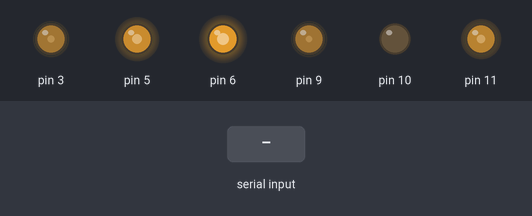
Recording of a sketch running on a simulated Arduino Uno, built with avr-gcc and run on an emulated ATmega328P. Shown: output pins drawn as LEDs (lit = HIGH). The test bench sets the inputs (shaded band). Pins used as bus, display or sensor lines are not drawn; what the sketch prints to the serial monitor is not drawn.

Above: at 1.2 s.
1.3 s: "90,45\n" received over Serial
At 2.4 s:
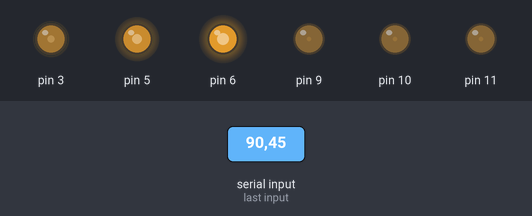
2.8 s: "30,150\n" received over Serial
At 3.4 s:
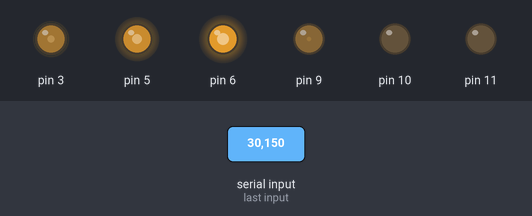
4.3 s: "1\n" received over Serial
At 5.7 s:
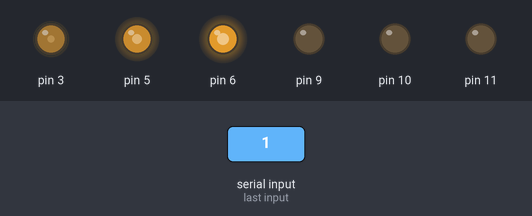
Timing chart, 0 to 7.3 s (numbered marks = the images above; inputs shaded):
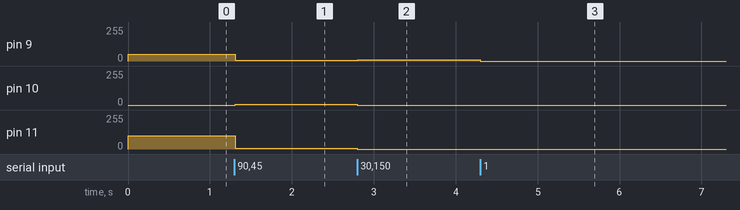

Measured:
- after the input at 1.3 s, pin 9: 50/255 → 7/255 at once; pin 10: 0/255 → 7/255 at once; pin 11: 100/255 → 7/255 at once
- after the input at 2.8 s, pin 9: 7/255 → 10/255 at once; pin 10, pin 11: 7/255 → 0/255 at once
- after the input at 4.3 s, pin 9: 10/255 → 0/255 at once

The sketch:

eye-detection.ino
```cpp
// Serial read(1)=49
// serial read(0)=48

#include <LiquidCrystal.h>
LiquidCrystal lcd(13,12,8,7,4,2);
void apply(int r, int g, int b){
	analogWrite(10,r);
	analogWrite(11,g);
	analogWrite(9,b);
}
void screenApply(int r, int g, int b){
	analogWrite(3, 255-g);
	analogWrite(5, 255-b);
	analogWrite(6, 255-r);

}

void setup(){
	pinMode(13, OUTPUT);
	Serial.begin(9600);
	apply(0,100,50);
	digitalWrite(13,LOW);
	screenApply(65,200,120);
	lcd.setCursor(0,0);
	lcd.print("THALES ARDUINO");
}


int wakeArray[10]={1,1,1,1,1,1,1,1,1,1};
boolean paused=false;
int vol=9;

void loop()
{
	if(Serial.available() > 0 )
	{
		int newin=Serial.read() -'0'; //
		digitalWrite(13,HIGH);

		for(int k=0;k<9;k++){ // The for loop index shift
			wakeArray[k]=wakeArray[k+1];
		}
		wakeArray[9] = newin; // add new reading to the array


		int count=0;
		for(int k=0;k<10;k++){ // The for loop index shift
			if(wakeArray[k]==1){
				count++;
			}
		}

		int intermediate=255*((count-3)*(count-3))/36;

		switch(count){

			case 0:
				apply(0,0,10);
				break;

			case 1:
				apply(0,0,10);
				if(paused==false){
					Serial.write(" ");
					paused=true;
				}
				break;
			case 2:
				apply(0,0,0);
				if(paused==true){
					Serial.write(" ");
					paused=false;
				}
				vol=2;
				break;
			case 3:
				apply(0,0,0);
				if(vol>3) {Serial.write("-");vol=3;}
				if(vol<3) {Serial.write("u");vol=3;}
				break;

			case 4:
				apply(intermediate,intermediate,intermediate);
				if(vol>4) {Serial.write("-");vol=4;}
				if(vol<4) {Serial.write("u");vol=4;}
				break;
			case 5:
				apply(intermediate,intermediate,intermediate);
				if(vol>5) {Serial.write("-");vol=5;}
				if(vol<5) {Serial.write("u");vol=5;}
				break;
			case 6:
				apply(intermediate,intermediate,intermediate);
				if(vol>6) {Serial.write("-");vol=6;}
				if(vol<6) {Serial.write("u");vol=6;}
				break;
			case 7:
				apply(intermediate,intermediate,intermediate);
				if(vol>7) {Serial.write("-");vol=7;}
				if(vol<7) {Serial.write("u");vol=7;}
				break;
			case 8:
				apply(intermediate,intermediate,intermediate);
				if(vol>8) {Serial.write("-");vol=8;}
				if(vol<8) {Serial.write("u");vol=8;}
				break;
			case 9:
				apply(intermediate,intermediate,intermediate);
				vol=9;
				break;
			case 10:
				apply(255,255,255);
				break;
		}


	}

}
```
